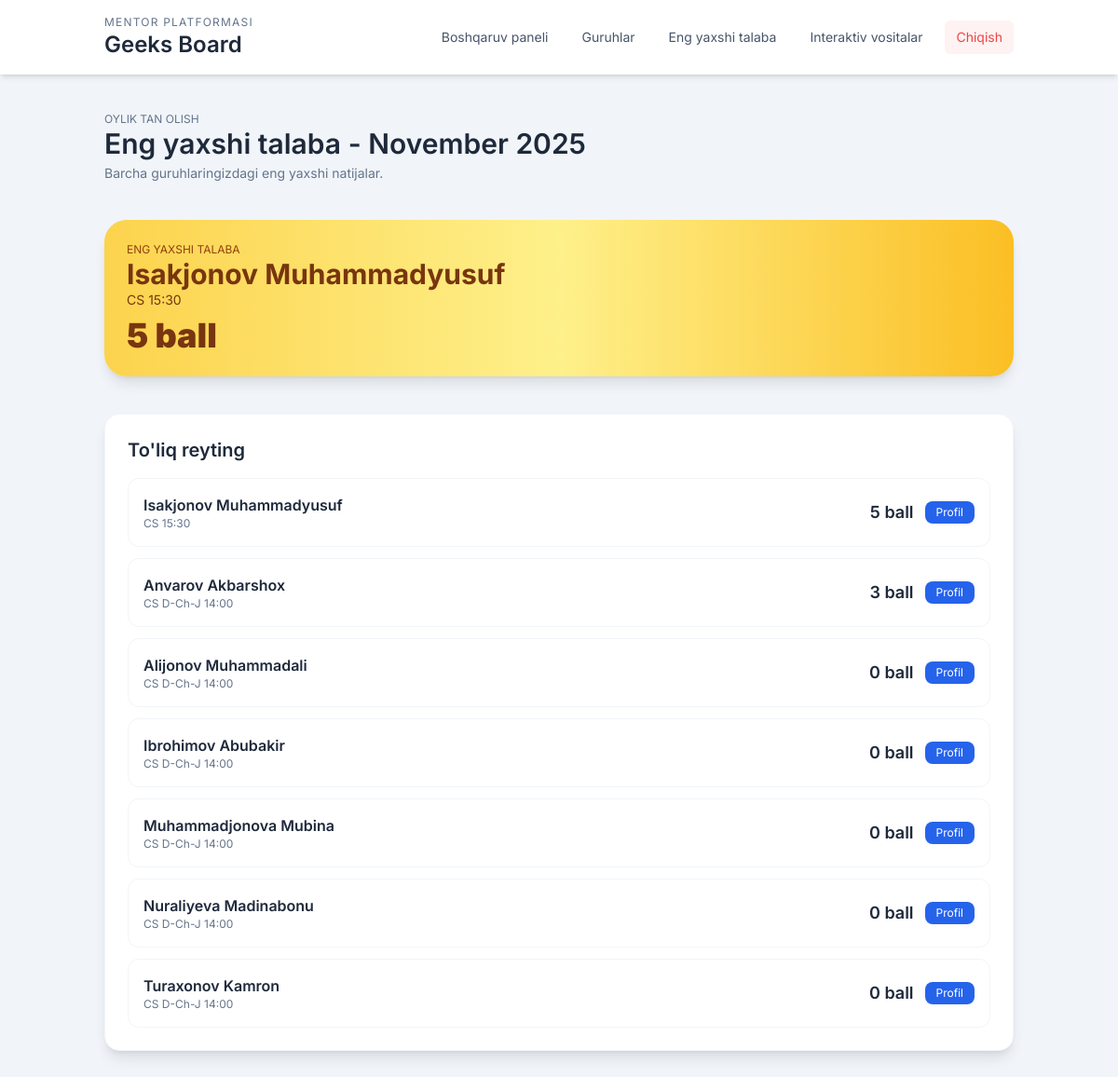
/best-student/ (signed in), run on the app's committed database.
### core/models.py (models this page shows, shortened)
class Student(models.Model):
    group = models.ForeignKey(
        Group,
        on_delete=models.CASCADE,
        related_name='students',
    )
    full_name = models.CharField(max_length=200)
    birth_date = models.DateField(null=True, blank=True)
    phone = models.CharField(max_length=32, blank=True)
    parent_phone = models.CharField(max_length=32, blank=True)
    notes = models.TextField(blank=True)
    class Meta:
        ordering = ['full_name']

class Group(models.Model):
    mentor = models.ForeignKey(
        Mentor,
        on_delete=models.CASCADE,
        related_name='groups',
    )
    name = models.CharField(max_length=150)
    subject = models.CharField(max_length=120, blank=True)
    schedule = models.CharField(max_length=255, blank=True)
    start_date = models.DateField(null=True, blank=True)
    class Meta:
        unique_together = ('mentor', 'name')
        ordering = ['name']

### core/views.py (the view)
# urls.py: path('best-student/', views.best_student, name='best_student'),
@login_required
def best_student(request):
    mentor = _require_mentor(request)
    if not mentor:
        return redirect('login')
    start, end = _current_month_range()
    students = (
        Student.objects.filter(group__mentor=mentor)
        .annotate(
            month_total=Sum(
                'points__score',
                filter=models.Q(points__date__date__range=(start, end)),
                default=0,
            )
        )
        .order_by('-month_total', 'full_name')
    )
    best = students.first()
    context = {
        'students': students,
        'best': best,
        'month_label': start.strftime('%B %Y'),
    }
    return render(request, 'best_student.html', context)

### core/views.py (called while the page is built)
def _current_month_range(target_date: Optional[date] = None):
    today = target_date or date.today()
    start = today.replace(day=1)
    _, last_day = calendar.monthrange(today.year, today.month)
    end = today.replace(day=last_day)
    return start, end

def _require_mentor(request):
    mentor = getattr(request.user, 'mentor_profile', None)
    if not mentor:
        messages.error(request, 'Bu hisobga mentor profili bog\'lanmagan.')
        return None
    return mentor

### project/templates/best_student.html (shortened to what this page needs)
{% extends "base.html" %}
{% block content %}
<div class="mb-10">
    <p class="text-xs uppercase text-slate-500">Oylik tan olish</p>
    <h2 class="text-3xl font-semibold text-slate-800">Eng yaxshi talaba - {{ month_label }}</h2>
    <p class="text-sm text-slate-500 mt-1">Barcha guruhlaringizdagi eng yaxshi natijalar.</p>
</div>
{% if best %}
<div class="bg-gradient-to-r from-amber-300 via-yellow-200 to-amber-400 rounded-3xl p-6 shadow-lg mb-10">
    <p class="text-xs uppercase text-amber-800">Eng yaxshi talaba</p>
    <h3 class="text-3xl font-bold text-amber-900">{{ best.full_name }}</h3>
    <p class="text-sm text-amber-900">{{ best.group.name }}</p>
    <p class="text-4xl font-black text-amber-900 mt-2">{{ best.month_total|default:0 }} ball</p>
</div>
{% else %}
<p class="text-sm text-slate-500 mb-10">Bu oy uchun ma'lumot yo'q.</p>
{% endif %}
<div class="bg-white rounded-2xl shadow-lg p-6 border border-slate-100">
    <h3 class="text-xl font-semibold text-slate-800 mb-4">To'liq reyting</h3>
    <div class="space-y-3">
        {% for student in students %}
        <div class="flex items-center justify-between border border-slate-100 rounded-xl p-4 hover:bg-slate-50">
            <div>
                <a href="{% url 'student_profile' student.id %}" class="font-semibold text-slate-800 hover:text-accent">
                    {{ student.full_name }}
                </a>
                <p class="text-xs text-slate-500">{{ student.group.name }}</p>
            </div>
            <div class="flex items-center gap-3">
                <span class="text-lg font-semibold text-accent">{{ student.month_total|default:0 }} ball</span>
                <a href="{% url 'student_profile' student.id %}" class="px-3 py-1 text-xs bg-blue-600 text-white rounded-lg hover:bg-blue-700 transition">
                    Profil
                </a>
            </div>
        </div>
        {% empty %}
        <p class="text-sm text-slate-500">Ko'rsatish uchun talabalar yo'q.</p>
        {% endfor %}
    </div>
</div>
{% endblock %}

### project/templates/base.html (style rules this page uses)
body { font-family: 'Inter', sans-serif; background-color: #f8fafc; }

### data on the page
Student: full_name "Isakjonov Muhammadyusuf", group.name "CS 15:30", month_total "5"
Student: full_name "Anvarov Akbarshox", group.name "CS D-Ch-J 14:00", month_total "3"
Student: full_name "Alijonov Muhammadali", group.name "CS D-Ch-J 14:00", month_total "0"
Student: full_name "Ibrohimov Abubakir", group.name "CS D-Ch-J 14:00", month_total "0"
Student: full_name "Muhammadjonova Mubina", group.name "CS D-Ch-J 14:00", month_total "0"
Student: full_name "Nuraliyeva Madinabonu", group.name "CS D-Ch-J 14:00", month_total "0"
Student: full_name "Turaxonov Kamron", group.name "CS D-Ch-J 14:00", month_total "0"

### other printed values
{{ month_label }} "November 2025"
